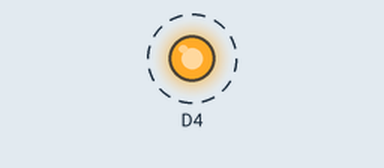
Recording of a program running on a simulated ESP8266 (NodeMCU). Parts: output pins drawn as LEDs (lit = HIGH). Dashed ring = blinking.

Above: at 0.2 s.
Timing chart, 0 to 3.5 s (numbered marks = the images above):
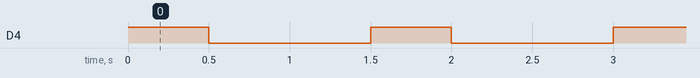

The program:

main.cpp
```cpp
#include <Arduino.h>
/*
SanatBazar
Arduino Tutorial Series
Author: Davood Dorostkar
Website: www.sanatbazar.com

*/

void setup()
{
    pinMode(D4, OUTPUT);
}

void loop()
{
    digitalWrite(D4, HIGH);
    delay(500);
    digitalWrite(D4, LOW);
    delay(1000);
}
```

Measured:
- by itself, D4: alternates HIGH for 0.50 s and LOW for 1.0 s
